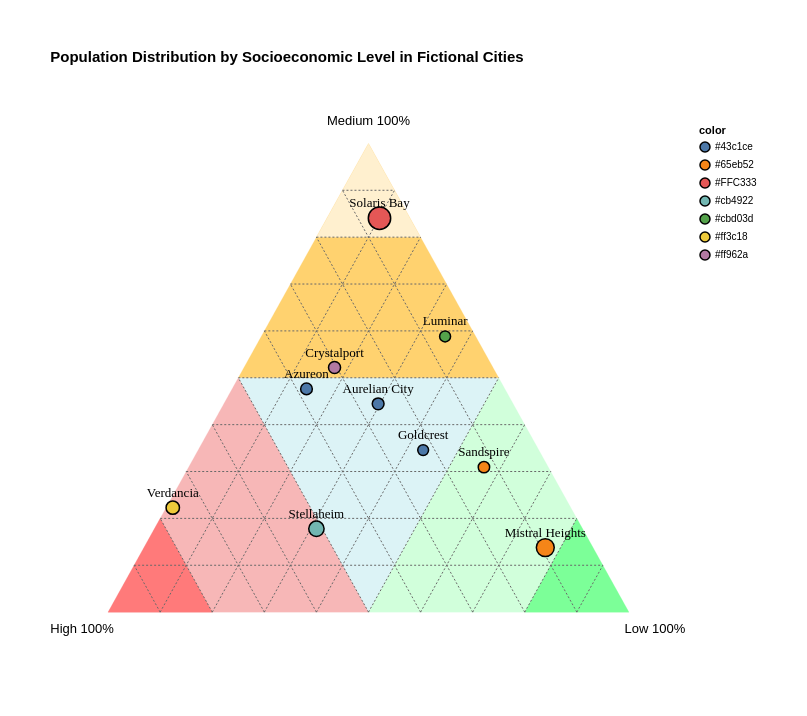

Vega-Lite specification for this chart:
### Vega specification from a JSON file in a GitHub repository (floating-point values rounded to 4 significant figures)
{"$schema": "https://vega.github.io/schema/vega/v6.json", "background": "white", "padding": 50, "width": 625, "height": 541.2, "title": {"text": ["Population Distribution by Socioeconomic Level in Fictional Cities"], "fontSize": 15, "subtitleFontSize": 14, "subtitleFontStyle": "italic", "anchor": "start", "color": "#000000", "subtitleColor": "#76d9e4", "offset": 50}, "style": "cell", "data": [{"name": "source_0", "values": [{"x": 0.25, "y": 0.433}, {"x": 0.75, "y": 0.433}, {"x": 0.5, "y": 0}]}, {"name": "source_1", "values": [{"x": 0, "y": 0}, {"x": 0.25, "y": 0.433}, {"x": 0.5, "y": 0}]}, {"name": "source_2", "values": [{"x": 0, "y": 0}, {"x": 0.1, "y": 0.1732}, {"x": 0.2, "y": 0}]}, {"name": "source_3", "values": [{"x": 1, "y": 0}, {"x": 0.75, "y": 0.433}, {"x": 0.5, "y": 0}]}, {"name": "source_4", "values": [{"x": 1, "y": 0}, {"x": 0.9, "y": 0.1732}, {"x": 0.8, "y": 0}]}, {"name": "source_5", "values": [{"x": 0.5, "y": 0.866}, {"x": 0.25, "y": 0.433}, {"x": 0.75, "y": 0.433}]}, {"name": "source_6", "values": [{"x": 0.5, "y": 0.866}, {"x": 0.4, "y": 0.6928}, {"x": 0.6, "y": 0.6928}]}, {"name": "source_7", "values": [{"x": -0.05, "y": -0.05, "label": "High 100%"}, {"x": 1.05, "y": -0.05, "label": "Low 100%"}, {"x": 0.5, "y": 0.888, "label": "Medium 100%"}]}, {"name": "source_8", "values": [{"x": 0.1, "y": 0, "x2": 0.05, "y2": 0.0866}, {"x": 0.2, "y": 0, "x2": 0.1, "y2": 0.1732}, {"x": 0.3, "y": 0, "x2": 0.15, "y2": 0.2598}, {"x": 0.4, "y": 0, "x2": 0.2, "y2": 0.3464}, {"x": 0.5, "y": 0, "x2": 0.25, "y2": 0.433}, {"x": 0.6, "y": 0, "x2": 0.3, "y2": 0.5196}, {"x": 0.7, "y": 0, "x2": 0.35, "y2": 0.6062}, {"x": 0.8, "y": 0, "x2": 0.4, "y2": 0.6928}, {"x": 0.9, "y": 0, "x2": 0.45, "y2": 0.7794}, {"x": 0.9, "y": 0, "x2": 0.95, "y2": 0.0866}, {"x": 0.8, "y": 0, "x2": 0.9, "y2": 0.1732}, {"x": 0.7, "y": 0, "x2": 0.85, "y2": 0.2598}, {"x": 0.6, "y": 0, "x2": 0.8, "y2": 0.3464}, {"x": 0.5, "y": 0, "x2": 0.75, "y2": 0.433}, {"x": 0.4, "y": 0, "x2": 0.7, "y2": 0.5196}, {"x": 0.3, "y": 0, "x2": 0.65, "y2": 0.6062}, {"x": 0.2, "y": 0, "x2": 0.6, "y2": 0.6928}, {"x": 0.1, "y": 0, "x2": 0.55, "y2": 0.7794}, {"x": 0.05, "y": 0.0866, "x2": 0.95, "y2": 0.0866}, {"x": 0.1, "y": 0.1732, "x2": 0.9, "y2": 0.1732}, {"x": 0.15, "y": 0.2598, "x2": 0.85, "y2": 0.2598}, {"x": 0.2, "y": 0.3464, "x2": 0.8, "y2": 0.3464}, {"x": 0.25, "y": 0.433, "x2": 0.75, "y2": 0.433}, {"x": 0.3, "y": 0.5196, "x2": 0.7, "y2": 0.5196}, {"x": 0.35, "y": 0.6062, "x2": 0.65, "y2": 0.6062}, {"x": 0.4, "y": 0.6928, "x2": 0.6, "y2": 0.6928}, {"x": 0.45, "y": 0.7794, "x2": 0.55, "y2": 0.7794}]}, {"name": "source_9", "values": [{"City": "Luminar", "High": 5, "Medium": 50, "Low": 30}, {"City": "Crystalport", "High": 35, "Medium": 60, "Low": 20}, {"City": "Stellaheim", "High": 115, "Medium": 40, "Low": 70}, {"City": "Mistral Heights", "High": 30, "Medium": 45, "Low": 252}, {"City": "Verdancia", "High": 120, "Medium": 35, "Low": 2}, {"City": "Aurelian City", "High": 28, "Medium": 48, "Low": 32}, {"City": "Solaris Bay", "High": 32, "Medium": 458, "Low": 55}, {"City": "Sandspire", "High": 12, "Medium": 30, "Low": 55}, {"City": "Azureon", "High": 40, "Medium": 50, "Low": 15}, {"City": "Goldcrest", "High": 18, "Medium": 28, "Low": 35}]}, {"name": "data_0", "source": "source_0", "transform": [{"type": "formula", "expr": "toNumber(datum[\"x\"])", "as": "x"}]}, {"name": "data_1", "source": "source_1", "transform": [{"type": "formula", "expr": "toNumber(datum[\"x\"])", "as": "x"}]}, {"name": "data_2", "source": "source_2", "transform": [{"type": "formula", "expr": "toNumber(datum[\"x\"])", "as": "x"}]}, {"name": "data_3", "source": "source_3", "transform": [{"type": "formula", "expr": "toNumber(datum[\"x\"])", "as": "x"}]}, {"name": "data_4", "source": "source_4", "transform": [{"type": "formula", "expr": "toNumber(datum[\"x\"])", "as": "x"}]}, {"name": "data_5", "source": "source_5", "transform": [{"type": "formula", "expr": "toNumber(datum[\"x\"])", "as": "x"}]}, {"name": "data_6", "source": "source_6", "transform": [{"type": "formula", "expr": "toNumber(datum[\"x\"])", "as": "x"}]}, {"name": "data_7", "source": "source_7", "transform": [{"type": "filter", "expr": "isValid(datum[\"x\"]) && isFinite(+datum[\"x\"]) && isValid(datum[\"y\"]) && isFinite(+datum[\"y\"])"}]}, {"name": "data_8", "source": "source_8", "transform": [{"type": "filter", "expr": "isValid(datum[\"x\"]) && isFinite(+datum[\"x\"]) && isValid(datum[\"y\"]) && isFinite(+datum[\"y\"])"}]}, {"name": "data_9", "source": "source_9", "transform": [{"type": "formula", "expr": "datum['High'] + datum['Medium'] + datum['Low']", "as": "TotalLevel"}, {"type": "formula", "expr": "datum['High']/datum.TotalLevel", "as": "high_percent"}, {"type": "formula", "expr": "datum['Medium']/datum.TotalLevel", "as": "medium_percent"}, {"type": "formula", "expr": "datum['Low']/datum.TotalLevel", "as": "low_percent"}, {"type": "formula", "expr": "0.5 * (2 * datum.low_percent + datum.medium_percent)", "as": "x"}, {"type": "formula", "expr": "0.866 * datum.medium_percent", "as": "y"}, {"type": "formula", "expr": "toString(isValid(datum['High']) ? datum['High'] : 0) + ' (' + toString(round((isValid(datum.high_percent) ? datum.high_percent : 0) * 100, 1)) + '%)'", "as": "tooltip_high"}, {"type": "formula", "expr": "toString(isValid(datum['Medium']) ? datum['Medium'] : 0) + ' (' + toString(round((isValid(datum.medium_percent) ? datum.medium_percent : 0) * 100, 1)) + '%)'", "as": "tooltip_medium"}, {"type": "formula", "expr": "toString(isValid(datum['Low']) ? datum['Low'] : 0) + ' (' + toString(round((isValid(datum.low_percent) ? datum.low_percent : 0) * 100, 1)) + '%)'", "as": "tooltip_low"}, {"type": "filter", "expr": "datum['City'] !== null"}, {"type": "formula", "expr": "length(datum['City'])", "as": "leng"}, {"type": "formula", "expr": "(datum.x*100 - length(datum['City']))/100", "as": "Xleng"}, {"type": "formula", "expr": "(datum.x*100 + length(datum['City']))/100", "as": "Xleng2"}, {"type": "formula", "expr": "datum['high_percent'] > 0.8 ? '#FF0F0F' : datum['medium_percent'] > 0.8 ? '#FFC333' : datum['low_percent'] > 0.8 ? '#32F95D' : datum['high_percent'] > 0.5 && datum['medium_percent'] > datum['low_percent'] ? '#ff3c18' : datum['high_percent'] > 0.5 && datum['medium_percent'] < datum['low_percent'] ? '#cb4922' : datum['medium_percent'] > 0.5 && datum['high_percent'] > datum['low_percent'] ? '#ff962a' : datum['medium_percent'] > 0.5 && datum['high_percent'] < datum['low_percent'] ? '#cbd03d' : datum['low_percent'] > 0.5 && datum['medium_percent'] < datum['high_percent'] ? '#65be49' : datum['low_percent'] > 0.5 && datum['medium_percent'] > datum['high_percent'] ? '#65eb52' : '#43c1ce'", "as": "color"}, {"type": "formula", "expr": "datum.medium_percent > 0.9 ? 15 : -15", "as": "dy_val"}]}, {"name": "data_10", "source": "data_9", "transform": [{"type": "filter", "expr": "isValid(datum[\"x\"]) && isFinite(+datum[\"x\"]) && isValid(datum[\"y\"]) && isFinite(+datum[\"y\"]) && isValid(datum[\"TotalLevel\"]) && isFinite(+datum[\"TotalLevel\"])"}]}, {"name": "data_11", "source": "data_9", "transform": [{"type": "filter", "expr": "isValid(datum[\"x\"]) && isFinite(+datum[\"x\"]) && isValid(datum[\"y\"]) && isFinite(+datum[\"y\"])"}]}], "marks": [{"name": "layer_0_marks", "type": "line", "style": ["line"], "sort": {"field": "x"}, "from": {"data": "data_0"}, "encode": {"update": {"fill": {"value": "#c8edf1a2"}, "stroke": {"value": "#c8edf1a2"}, "strokeWidth": {"value": 0.2}, "interpolate": {"value": "linear-closed"}, "description": {"signal": "\"x: \" + (format(datum[\"x\"], \"\")) + \"; y: \" + (format(datum[\"y\"], \"\"))"}, "x": {"scale": "x", "field": "x"}, "y": {"scale": "y", "field": "y"}, "defined": {"signal": "isValid(datum[\"x\"]) && isFinite(+datum[\"x\"]) && isValid(datum[\"y\"]) && isFinite(+datum[\"y\"])"}}}}, {"name": "layer_1_marks", "type": "line", "style": ["line"], "sort": {"field": "x"}, "from": {"data": "data_1"}, "encode": {"update": {"fill": {"value": "#f7b7b7"}, "stroke": {"value": "#f7b7b7"}, "strokeWidth": {"value": 0.2}, "interpolate": {"value": "linear-closed"}, "description": {"signal": "\"x: \" + (format(datum[\"x\"], \"\")) + \"; y: \" + (format(datum[\"y\"], \"\"))"}, "x": {"scale": "x", "field": "x"}, "y": {"scale": "y", "field": "y"}, "defined": {"signal": "isValid(datum[\"x\"]) && isFinite(+datum[\"x\"]) && isValid(datum[\"y\"]) && isFinite(+datum[\"y\"])"}}}}, {"name": "layer_2_marks", "type": "line", "style": ["line"], "sort": {"field": "x"}, "from": {"data": "data_2"}, "encode": {"update": {"fill": {"value": "#ff7a7a"}, "stroke": {"value": "#ff7a7a"}, "strokeWidth": {"value": 0.2}, "interpolate": {"value": "linear-closed"}, "description": {"signal": "\"x: \" + (format(datum[\"x\"], \"\")) + \"; y: \" + (format(datum[\"y\"], \"\"))"}, "x": {"scale": "x", "field": "x"}, "y": {"scale": "y", "field": "y"}, "defined": {"signal": "isValid(datum[\"x\"]) && isFinite(+datum[\"x\"]) && isValid(datum[\"y\"]) && isFinite(+datum[\"y\"])"}}}}, {"name": "layer_3_marks", "type": "line", "style": ["line"], "sort": {"field": "x"}, "from": {"data": "data_3"}, "encode": {"update": {"fill": {"value": "#d1ffdb"}, "stroke": {"value": "#d1ffdb"}, "strokeWidth": {"value": 0.2}, "interpolate": {"value": "linear-closed"}, "description": {"signal": "\"x: \" + (format(datum[\"x\"], \"\")) + \"; y: \" + (format(datum[\"y\"], \"\"))"}, "x": {"scale": "x", "field": "x"}, "y": {"scale": "y", "field": "y"}, "defined": {"signal": "isValid(datum[\"x\"]) && isFinite(+datum[\"x\"]) && isValid(datum[\"y\"]) && isFinite(+datum[\"y\"])"}}}}, {"name": "layer_4_marks", "type": "line", "style": ["line"], "sort": {"field": "x"}, "from": {"data": "data_4"}, "encode": {"update": {"fill": {"value": "#7cff98"}, "stroke": {"value": "#7cff98"}, "strokeWidth": {"value": 0.2}, "interpolate": {"value": "linear-closed"}, "description": {"signal": "\"x: \" + (format(datum[\"x\"], \"\")) + \"; y: \" + (format(datum[\"y\"], \"\"))"}, "x": {"scale": "x", "field": "x"}, "y": {"scale": "y", "field": "y"}, "defined": {"signal": "isValid(datum[\"x\"]) && isFinite(+datum[\"x\"]) && isValid(datum[\"y\"]) && isFinite(+datum[\"y\"])"}}}}, {"name": "layer_5_marks", "type": "line", "style": ["line"], "sort": {"field": "x"}, "from": {"data": "data_5"}, "encode": {"update": {"fill": {"value": "#ffd26f"}, "stroke": {"value": "#ffd26f"}, "strokeWidth": {"value": 0.2}, "interpolate": {"value": "linear-closed"}, "description": {"signal": "\"x: \" + (format(datum[\"x\"], \"\")) + \"; y: \" + (format(datum[\"y\"], \"\"))"}, "x": {"scale": "x", "field": "x"}, "y": {"scale": "y", "field": "y"}, "defined": {"signal": "isValid(datum[\"x\"]) && isFinite(+datum[\"x\"]) && isValid(datum[\"y\"]) && isFinite(+datum[\"y\"])"}}}}, {"name": "layer_6_marks", "type": "line", "style": ["line"], "sort": {"field": "x"}, "from": {"data": "data_6"}, "encode": {"update": {"fill": {"value": "#fff0cf"}, "stroke": {"value": "#fff0cf"}, "strokeWidth": {"value": 0.2}, "interpolate": {"value": "linear-closed"}, "description": {"signal": "\"x: \" + (format(datum[\"x\"], \"\")) + \"; y: \" + (format(datum[\"y\"], \"\"))"}, "x": {"scale": "x", "field": "x"}, "y": {"scale": "y", "field": "y"}, "defined": {"signal": "isValid(datum[\"x\"]) && isFinite(+datum[\"x\"]) && isValid(datum[\"y\"]) && isFinite(+datum[\"y\"])"}}}}, {"name": "layer_7_marks", "type": "text", "style": ["text"], "from": {"data": "data_7"}, "encode": {"update": {"dy": {"value": -10}, "fontSize": {"value": 13}, "fill": {"value": "#000000"}, "description": {"signal": "\"x: \" + (format(datum[\"x\"], \"\")) + \"; y: \" + (format(datum[\"y\"], \"\")) + \"; label: \" + (isValid(datum[\"label\"]) ? isArray(datum[\"label\"]) ? join(datum[\"label\"], ' ') : datum[\"label\"] : \"\"+datum[\"label\"])"}, "x": {"scale": "x", "field": "x"}, "y": {"scale": "y", "field": "y"}, "text": {"signal": "isValid(datum[\"label\"]) ? datum[\"label\"] : \"\"+datum[\"label\"]"}, "align": {"value": "center"}, "baseline": {"value": "middle"}}}}, {"name": "layer_8_marks", "type": "rule", "style": ["rule"], "from": {"data": "data_8"}, "encode": {"update": {"stroke": {"value": "#696969"}, "strokeDash": {"value": [2, 2]}, "description": {"signal": "\"x: \" + (format(datum[\"x\"], \"\")) + \"; y: \" + (format(datum[\"y\"], \"\")) + \"; x2: \" + (format(datum[\"x2\"], \"\")) + \"; y2: \" + (format(datum[\"y2\"], \"\"))"}, "x": {"scale": "x", "field": "x"}, "x2": {"scale": "x", "field": "x2"}, "y": {"scale": "y", "field": "y"}, "y2": {"scale": "y", "field": "y2"}}}}, {"name": "layer_9_layer_0_marks", "type": "symbol", "style": ["point"], "from": {"data": "data_10"}, "encode": {"update": {"opacity": {"value": 1}, "stroke": {"value": "#000000"}, "strokeWidth": {"value": 1.5}, "strokeOpacity": {"value": 1}, "fill": {"scale": "fill", "field": "color"}, "tooltip": {"signal": "{\"City:\": isValid(datum[\"City\"]) ? isArray(datum[\"City\"]) ? join(datum[\"City\"], '\\n') : datum[\"City\"] : \"\"+datum[\"City\"], \"🔴 High:\": isValid(datum[\"tooltip_high\"]) ? isArray(datum[\"tooltip_high\"]) ? join(datum[\"tooltip_high\"], '\\n') : datum[\"tooltip_high\"] : \"\"+datum[\"tooltip_high\"], \"🟡 Medium:\": isValid(datum[\"tooltip_medium\"]) ? isArray(datum[\"tooltip_medium\"]) ? join(datum[\"tooltip_medium\"], '\\n') : datum[\"tooltip_medium\"] : \"\"+datum[\"tooltip_medium\"], \"🟢 Low:\": isValid(datum[\"tooltip_low\"]) ? isArray(datum[\"tooltip_low\"]) ? join(datum[\"tooltip_low\"], '\\n') : datum[\"tooltip_low\"] : \"\"+datum[\"tooltip_low\"]}"}, "ariaRoleDescription": {"value": "point"}, "description": {"signal": "\"x: \" + (format(datum[\"x\"], \"\")) + \"; y: \" + (format(datum[\"y\"], \"\")) + \"; color: \" + (isValid(datum[\"color\"]) ? isArray(datum[\"color\"]) ? join(datum[\"color\"], ' ') : datum[\"color\"] : \"\"+datum[\"color\"]) + \"; TotalLevel: \" + (format(datum[\"TotalLevel\"], \"\")) + \"; City:: \" + (isValid(datum[\"City\"]) ? isArray(datum[\"City\"]) ? join(datum[\"City\"], ' ') : datum[\"City\"] : \"\"+datum[\"City\"]) + \"; 🔴 High:: \" + (isValid(datum[\"tooltip_high\"]) ? isArray(datum[\"tooltip_high\"]) ? join(datum[\"tooltip_high\"], ' ') : datum[\"tooltip_high\"] : \"\"+datum[\"tooltip_high\"]) + \"; 🟡 Medium:: \" + (isValid(datum[\"tooltip_medium\"]) ? isArray(datum[\"tooltip_medium\"]) ? join(datum[\"tooltip_medium\"], ' ') : datum[\"tooltip_medium\"] : \"\"+datum[\"tooltip_medium\"]) + \"; 🟢 Low:: \" + (isValid(datum[\"tooltip_low\"]) ? isArray(datum[\"tooltip_low\"]) ? join(datum[\"tooltip_low\"], ' ') : datum[\"tooltip_low\"] : \"\"+datum[\"tooltip_low\"])"}, "x": {"scale": "x", "field": "x"}, "y": {"scale": "y", "field": "y"}, "size": {"scale": "size", "field": "TotalLevel"}}}}, {"name": "layer_9_layer_1_marks", "type": "text", "style": ["text"], "from": {"data": "data_11"}, "encode": {"update": {"dy": {"signal": "datum.dy_val"}, "font": {"value": "Verdana"}, "fontSize": {"value": 13}, "fontWeight": {"value": 100}, "fill": {"value": "#000000"}, "tooltip": {"signal": "{\"City:\": isValid(datum[\"City\"]) ? isArray(datum[\"City\"]) ? join(datum[\"City\"], '\\n') : datum[\"City\"] : \"\"+datum[\"City\"], \"🔴 High:\": isValid(datum[\"tooltip_high\"]) ? isArray(datum[\"tooltip_high\"]) ? join(datum[\"tooltip_high\"], '\\n') : datum[\"tooltip_high\"] : \"\"+datum[\"tooltip_high\"], \"🟡 Medium:\": isValid(datum[\"tooltip_medium\"]) ? isArray(datum[\"tooltip_medium\"]) ? join(datum[\"tooltip_medium\"], '\\n') : datum[\"tooltip_medium\"] : \"\"+datum[\"tooltip_medium\"], \"🟢 Low:\": isValid(datum[\"tooltip_low\"]) ? isArray(datum[\"tooltip_low\"]) ? join(datum[\"tooltip_low\"], '\\n') : datum[\"tooltip_low\"] : \"\"+datum[\"tooltip_low\"]}"}, "description": {"signal": "\"x: \" + (format(datum[\"x\"], \"\")) + \"; y: \" + (format(datum[\"y\"], \"\")) + \"; City: \" + (isValid(datum[\"City\"]) ? isArray(datum[\"City\"]) ? join(datum[\"City\"], ' ') : datum[\"City\"] : \"\"+datum[\"City\"]) + \"; City:: \" + (isValid(datum[\"City\"]) ? isArray(datum[\"City\"]) ? join(datum[\"City\"], ' ') : datum[\"City\"] : \"\"+datum[\"City\"]) + \"; 🔴 High:: \" + (isValid(datum[\"tooltip_high\"]) ? isArray(datum[\"tooltip_high\"]) ? join(datum[\"tooltip_high\"], ' ') : datum[\"tooltip_high\"] : \"\"+datum[\"tooltip_high\"]) + \"; 🟡 Medium:: \" + (isValid(datum[\"tooltip_medium\"]) ? isArray(datum[\"tooltip_medium\"]) ? join(datum[\"tooltip_medium\"], ' ') : datum[\"tooltip_medium\"] : \"\"+datum[\"tooltip_medium\"]) + \"; 🟢 Low:: \" + (isValid(datum[\"tooltip_low\"]) ? isArray(datum[\"tooltip_low\"]) ? join(datum[\"tooltip_low\"], ' ') : datum[\"tooltip_low\"] : \"\"+datum[\"tooltip_low\"])"}, "x": {"scale": "x", "field": "x"}, "y": {"scale": "y", "field": "y"}, "text": {"signal": "isValid(datum[\"City\"]) ? datum[\"City\"] : \"\"+datum[\"City\"]"}, "align": {"value": "center"}, "baseline": {"value": "middle"}}}}], "scales": [{"name": "x", "type": "linear", "domain": {"fields": [{"data": "data_0", "field": "x"}, {"data": "data_1", "field": "x"}, {"data": "data_2", "field": "x"}, {"data": "data_3", "field": "x"}, {"data": "data_4", "field": "x"}, {"data": "data_5", "field": "x"}, {"data": "data_6", "field": "x"}, {"data": "data_7", "field": "x"}, {"data": "data_8", "field": "x"}, {"data": "data_8", "field": "x2"}, {"data": "data_10", "field": "x"}, {"data": "data_11", "field": "x"}]}, "range": [0, {"signal": "width"}], "nice": true, "zero": false}, {"name": "y", "type": "linear", "domain": {"fields": [{"data": "data_0", "field": "y"}, {"data": "data_1", "field": "y"}, {"data": "data_2", "field": "y"}, {"data": "data_3", "field": "y"}, {"data": "data_4", "field": "y"}, {"data": "data_5", "field": "y"}, {"data": "data_6", "field": "y"}, {"data": "data_7", "field": "y"}, {"data": "data_8", "field": "y"}, {"data": "data_8", "field": "y2"}, {"data": "data_10", "field": "y"}, {"data": "data_11", "field": "y"}]}, "range": [{"signal": "height"}, 0], "nice": true, "zero": true}, {"name": "fill", "type": "ordinal", "domain": {"data": "data_10", "field": "color", "sort": true}, "range": "category"}, {"name": "size", "type": "linear", "domain": {"data": "data_10", "field": "TotalLevel"}, "range": [50, 500], "zero": true}], "legends": [{"fill": "fill", "symbolType": "circle", "title": "color", "encode": {"symbols": {"update": {"stroke": {"value": "#000000"}, "opacity": {"value": 1}}}}}], "config": {"axis": {"disable": true, "grid": false, "tickBand": "extent"}, "style": {"cell": {"stroke": "transparent"}}}}
